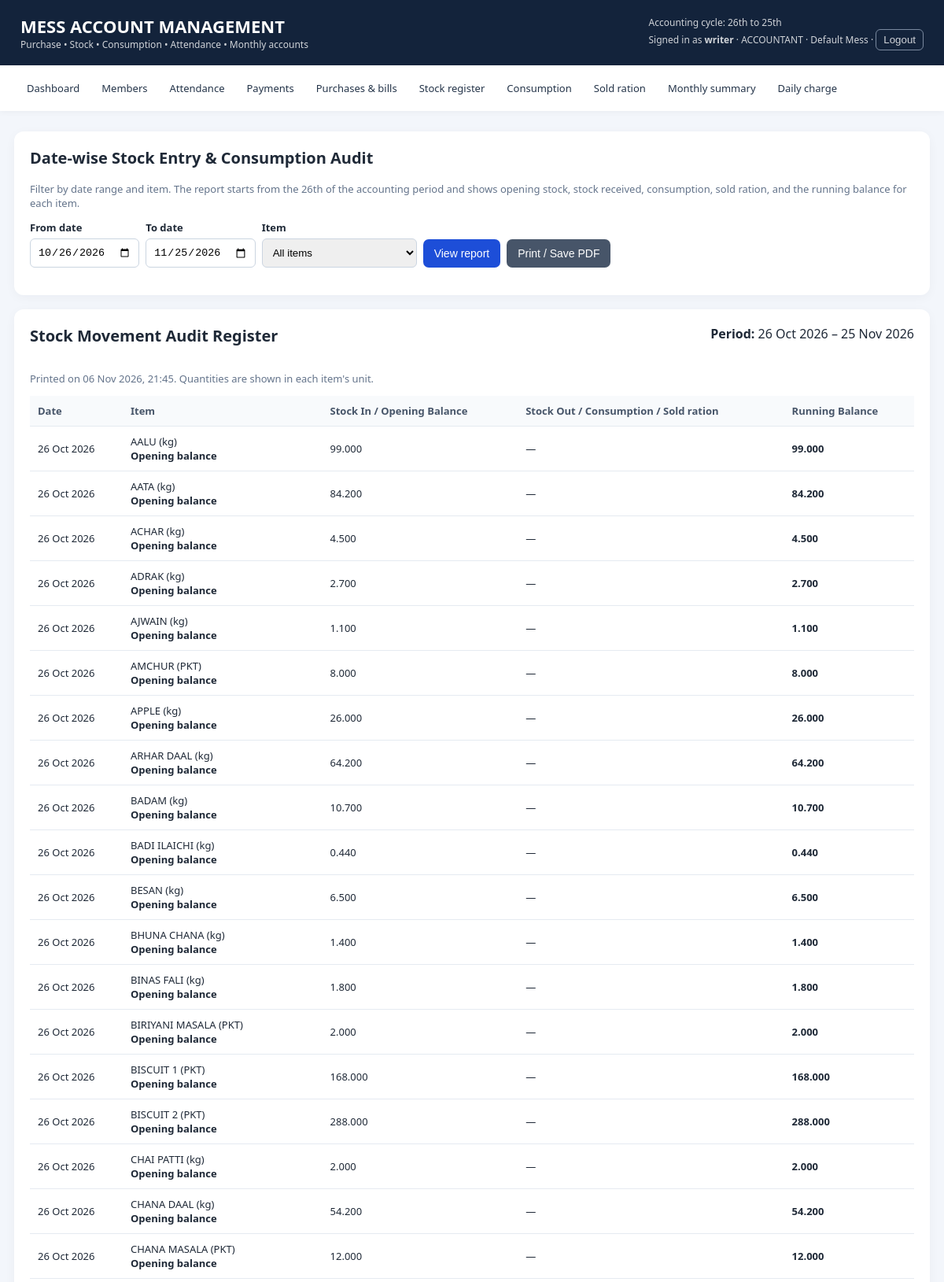
Screenshot of /stock/audit/ (signed in, upper part) with the database file from the repository.
### mess/models.py (models this page shows, shortened)
class UserMessAccess(models.Model):
    CO = "CO"
    OC = "OC"
    ACCOUNTANT = "ACCOUNTANT"
    ROLE_CHOICES = [
        (CO, "Commanding Officer (CO) – dashboards of assigned messes"),
        (OC, "Officer Commanding (OC) – dashboard of one assigned mess"),
        (ACCOUNTANT, "Accountant – full access to one assigned mess"),
    ]
    user = models.ForeignKey(settings.AUTH_USER_MODEL, on_delete=models.CASCADE, related_name="mess_accesses")
    mess = models.ForeignKey(Mess, on_delete=models.CASCADE, related_name="user_accesses")
    role = models.CharField(max_length=20, choices=ROLE_CHOICES)
    class Meta:
        constraints = [models.UniqueConstraint(fields=["user", "mess"], name="uniq_user_mess_access")]
        ordering = ["user__username", "mess__name"]

class Mess(models.Model):
    name = models.CharField(max_length=150, unique=True)
    code = models.CharField(max_length=30, unique=True, blank=True)
    address = models.TextField(blank=True)
    is_active = models.BooleanField(default=True)
    created_at = models.DateTimeField(auto_now_add=True)

class TenantModel(models.Model):
    mess = models.ForeignKey(Mess, on_delete=models.PROTECT, related_name="%(class)s_records")
    objects = TenantManager()
    all_objects = models.Manager()
    class Meta:
        abstract = True

class StockItem(TenantModel):
    name = models.CharField(max_length=150)
    unit = models.CharField(max_length=30, default="kg")
    quantity = models.DecimalField(max_digits=12, decimal_places=3, default=0)
    average_unit_cost = models.DecimalField(max_digits=12, decimal_places=2, default=0)
    reorder_level = models.DecimalField(max_digits=12, decimal_places=3, default=0)
    class Meta:
        ordering = ["name"]
        constraints = [models.UniqueConstraint(fields=["mess", "name"], name="uniq_stock_name_per_mess")]

### mess/views.py (the view, shortened to what this page needs)
# urls.py: path("stock/", login_required(views.stock), name="stock"), path("stock/print/", login_required(views.stock_print), name="stock_print"), path("stock/audit/", login_required(views.stock_audit), name="st
def stock_audit(request):
    today = timezone.localdate()
    default_start, default_end = cycle_dates(today)
    try:
        start = date.fromisoformat(request.GET.get("start", default_start.isoformat()))
        end = date.fromisoformat(request.GET.get("end", default_end.isoformat()))
    except ValueError:
        start, end = default_start, default_end
    if end < start:
        start, end = end, start
    selected_item = request.GET.get("item", "all")
    items = StockItem.objects.all()
    ledger = []
    total_added = Decimal("0")
    total_consumed = Decimal("0")
    total_addition_value = Decimal("0")
    total_consumption_value = Decimal("0")
    for item in items.order_by("name"):
        future_additions = StockAddition.objects.filter(item=item, date__gte=start).aggregate(v=Sum("quantity"))["v"] or Decimal("0")
        future_consumptions = Consumption.objects.filter(item=item, date__gte=start).aggregate(v=Sum("quantity"))["v"] or Decimal("0")
        future_sales = SoldRation.objects.filter(item=item, date__gte=start).aggregate(v=Sum("quantity"))["v"] or Decimal("0")
        balance = item.quantity - future_additions + future_consumptions + future_sales
        ledger.append({"date": start, "item": item, "kind": "Opening balance", "is_opening": True, "quantity_in": balance, "quantity_out": Decimal("0"), "unit_cost": item.average_unit_cost, "value": Decimal("0"), "balance": balance, "notes": ""})
        movements = []
        for addition in StockAddition.objects.filter(item=item, date__range=(start, end)).order_by("date", "id"):
            movements.append({"date": addition.date, "sort_id": addition.id, "item": item, "kind": "Stock entry", "is_opening": False, "quantity_in": addition.quantity, "quantity_out": Decimal("0"), "unit_cost": addition.unit_cost, "value": addition.total_cost, "notes": addition.notes})
        for issue in Consumption.objects.filter(item=item, date__range=(start, end)).order_by("date", "id"):
            movements.append({"date": issue.date, "sort_id": issue.id, "item": item, "kind": "Consumption", "is_opening": False, "quantity_in": Decimal("0"), "quantity_out": issue.quantity, "unit_cost": issue.unit_cost_at_issue, "value": issue.total_cost, "notes": issue.remarks})
        for sale in SoldRation.objects.filter(item=item, date__range=(start, end)).order_by("date", "id"):
            movements.append({"date": sale.date, "sort_id": sale.id, "item": item, "kind": "Sold ration", "is_opening": False, "quantity_in": Decimal("0"), "quantity_out": sale.quantity, "unit_cost": sale.unit_price, "value": sale.total_amount, "notes": sale.name})
        movements.sort(key=lambda r: (r["date"], 0 if r["kind"] == "Stock entry" else (1 if r["kind"] == "Consumption" else 2), r["sort_id"]))
    ledger.sort(key=lambda r: (r["item"].name.lower(), r["date"], 0 if r.get("is_opening") else 1))
    context = {
        "start": start, "end": end, "items": StockItem.objects.all(),
        "selected_item": selected_item, "ledger": ledger,
        "total_added": total_added, "total_consumed": total_consumed,
        "total_addition_value": total_addition_value,
        "total_consumption_value": total_consumption_value,
        "printed_at": timezone.localtime(),
    }
    return render(request, "mess/stock_audit.html", context)

### mess/models.py (called while the page is built)
def set_tenant_context(scope, active_mess_id=None):
    return (_tenant_scope.set(scope), _active_mess_id.set(active_mess_id))

def reset_tenant_context(tokens):
    _tenant_scope.reset(tokens[0])
    _active_mess_id.reset(tokens[1])

    def get_queryset(self):
        qs = super().get_queryset()
        scope = _tenant_scope.get()
        if scope is not None:
            return qs.filter(mess_id__in=scope)
        return qs

### mess/views.py (called while the page is built)
def cycle_dates(value):
    if value.day >= 26:
        start = value.replace(day=26)
        next_month = (value.replace(day=28) + timedelta(days=4)).replace(day=1)
        end = next_month.replace(day=25)
    else:
        prev_month_last = value.replace(day=1) - timedelta(days=1)
        start = prev_month_last.replace(day=26)
        end = value.replace(day=25)
    return start, end

### mess/templates/mess/stock_audit.html (shortened to what this page needs)
{% extends 'mess/base.html' %}
{% block content %}
<div class="panel no-print">
  <h2>Date-wise Stock Entry & Consumption Audit</h2>
  <p class="muted">Filter by date range and item. The report starts from the 26th of the accounting period and shows opening stock, stock received, consumption, sold ration, and the running balance for each item.</p>
  <form method="get" class="actions" style="align-items:end">
    <div><label for="start">From date</label><input id="start" type="date" name="start" value="{{ start|date:'Y-m-d' }}" required></div>
    <div><label for="end">To date</label><input id="end" type="date" name="end" value="{{ end|date:'Y-m-d' }}" required></div>
    <div><label for="item">Item</label><select id="item" name="item"><option value="all" {% if selected_item == 'all' %}selected{% endif %}>All items</option></select></div>
    <button class="btn" type="submit">View report</button>
    <button class="btn secondary" type="button" onclick="window.print()">Print / Save PDF</button>
  </form>
</div>
<div class="panel">
  <div class="actions"><h2 style="margin-right:auto">Stock Movement Audit Register</h2><div><strong>Period:</strong> {{ start|date:'d M Y' }} – {{ end|date:'d M Y' }}</div></div>
  <p class="muted">Printed on {{ printed_at|date:'d M Y, H:i' }}. Quantities are shown in each item's unit.</p>
  <div class="table-wrap"><table>
    <thead><tr><th>Date</th><th>Item</th><th>Stock In / Opening Balance</th><th>Stock Out / Consumption / Sold ration</th><th>Running Balance</th></tr></thead>
    <tbody>{% for r in ledger %}<tr>
      <td>{{ r.date|date:'d M Y' }}</td>
      <td>{{ r.item.name }} ({{ r.item.unit }}){% if r.is_opening %}<br><strong>Opening balance</strong>{% endif %}</td>
      <td>{% if r.quantity_in %}{{ r.quantity_in|floatformat:3 }}{% else %}—{% endif %}</td>
      <td>{% if r.quantity_out %}{{ r.quantity_out|floatformat:3 }}{% else %}—{% endif %}</td>
      <td><strong>{{ r.balance|floatformat:3 }}</strong></td>
    </tr>{% empty %}<tr><td colspan="7">No stock items or movements found for this report.</td></tr>{% endfor %}</tbody>
  </table></div>
</div>
{% endblock %}

### mess/templates/mess/base.html (shortened to what this page needs)
<!doctype html><html lang="en"><head><meta charset="utf-8"><meta name="viewport" content="width=device-width, initial-scale=1"><title>{% block title %}Mess Accounts{% endblock %}</title></head><body><header><div><h1>MESS ACCOUNT MANAGEMENT</h1><div class="sub">Purchase • Stock • Consumption • Attendance • Monthly accounts</div></div><div class="sub">Accounting cycle: 26th to 25th<br>{% if request.user.is_authenticated %}Signed in as <strong>{{ request.user.username }}</strong>{% if request.mess_role %} · {{ request.mess_role }}{% endif %}{% if request.active_mess %} · {{ request.active_mess.name }}{% endif %} · <form method="post" action="{% url 'logout' %}" style="display:inline">{% csrf_token %}<button type="submit" style="background:transparent;color:white;border:1px solid #94a3b8;border-radius:6px;padding:5px 9px;cursor:pointer">Logout</button></form>{% endif %}</div></header><nav><a href="/">Dashboard</a>{% if request.mess_role == "ACCOUNTANT" or request.mess_role == "SUPERUSER" %}<a href="/members/">Members</a><a href="/attendance/">Attendance</a><a href="/payments/">Payments</a><a href="/purchases/">Purchases & bills</a><a href="/stock/">Stock register</a><a href="/consumption/">Consumption</a><a href="/sold-ration/">Sold ration</a><a href="/summary/">Monthly summary</a><a href="/settings/">Daily charge</a>{% endif %}{% if request.user.is_superuser %}<a href="/admin/">Admin / User mapping</a>{% endif %}</nav>
<main>{% if messages %}<ul class="messages">{% for message in messages %}<li>{{ message }}</li>{% endfor %}</ul>{% endif %}{% block content %}{% endblock %}</main></body></html>

### mess/templates/mess/base.html (style rules this page uses)
:root { --navy:#13233b;--blue:#1d4ed8;--bg:#f3f6fb;--text:#1f2937 }
* { box-sizing:border-box }
body { margin:0;font-family:Segoe UI,Arial,sans-serif;background:var(--bg);color:var(--text) }
header { background:var(--navy);color:white;padding:18px 26px;display:flex;justify-content:space-between;align-items:center;gap:12px;flex-wrap:wrap }
header h1 { margin:0;font-size:22px }
.sub { font-size:12px;opacity:.8 }
nav { background:#fff;padding:12px 24px;display:flex;gap:8px;flex-wrap:wrap;box-shadow:0 2px 8px #0000000a }
nav a { color:#243449;text-decoration:none;padding:8px 10px;border-radius:7px;font-size:13px }
main { max-width:1200px;margin:26px auto;padding:0 18px }
.panel,.metric { background:white;border-radius:12px;padding:20px;box-shadow:0 3px 14px #12233b0a;margin-bottom:18px }
h2 { margin-top:0;font-size:20px }
table { border-collapse:collapse;width:100%;background:#fff }
th,td { text-align:left;padding:10px;border-bottom:1px solid #e5eaf1;font-size:13px }
th { background:#f8fafc;color:#475569 }
.table-wrap { overflow:auto }
.btn { display:inline-block;background:var(--blue);color:white;border:0;border-radius:7px;padding:10px 14px;text-decoration:none;cursor:pointer;font-size:14px }
.btn.secondary { background:#475569 }
.form-control,input,select { padding:9px;border:1px solid #cbd5e1;border-radius:6px;max-width:100% }
label { font-size:13px;font-weight:600;display:block;margin-bottom:5px }
.actions { display:flex;gap:8px;flex-wrap:wrap;margin-bottom:15px }
.muted { color:#64748b;font-size:13px }

### rows the page displays
UserMessAccess: mess_role "ACCOUNTANT"
Mess: active_mess.name "Default Mess"
StockItem: date "26 Oct 2026", item.name "AALU", item.unit "kg", shows "Opening balance", quantity_in "99.000", balance "99.000"
StockItem: date "26 Oct 2026", item.name "AATA", item.unit "kg", shows "Opening balance", quantity_in "84.200", balance "84.200"
StockItem: date "26 Oct 2026", item.name "ACHAR", item.unit "kg", shows "Opening balance", quantity_in "4.500", balance "4.500"
StockItem: date "26 Oct 2026", item.name "ADRAK", item.unit "kg", shows "Opening balance", quantity_in "2.700", balance "2.700"
StockItem: date "26 Oct 2026", item.name "AJWAIN", item.unit "kg", shows "Opening balance", quantity_in "1.100", balance "1.100"
StockItem: date "26 Oct 2026", item.name "AMCHUR", item.unit "PKT", shows "Opening balance", quantity_in "8.000", balance "8.000"
StockItem: date "26 Oct 2026", item.name "APPLE", item.unit "kg", shows "Opening balance", quantity_in "26.000", balance "26.000"
StockItem: date "26 Oct 2026", item.name "ARHAR DAAL", item.unit "kg", shows "Opening balance", quantity_in "64.200", balance "64.200"
StockItem: date "26 Oct 2026", item.name "BADAM", item.unit "kg", shows "Opening balance", quantity_in "10.700", balance "10.700"
StockItem: date "26 Oct 2026", item.name "BADI ILAICHI", item.unit "kg", shows "Opening balance", quantity_in "0.440", balance "0.440"
StockItem: date "26 Oct 2026", item.name "BESAN", item.unit "kg", shows "Opening balance", quantity_in "6.500", balance "6.500"
StockItem: date "26 Oct 2026", item.name "BHUNA CHANA", item.unit "kg", shows "Opening balance", quantity_in "1.400", balance "1.400"
StockItem: date "26 Oct 2026", item.name "BINAS FALI", item.unit "kg", shows "Opening balance", quantity_in "1.800", balance "1.800"
StockItem: date "26 Oct 2026", item.name "BIRIYANI MASALA", item.unit "PKT", shows "Opening balance", quantity_in "2.000", balance "2.000"
StockItem: date "26 Oct 2026", item.name "BISCUIT 1", item.unit "PKT", shows "Opening balance", quantity_in "168.000", balance "168.000"
StockItem: date "26 Oct 2026", item.name "BISCUIT 2", item.unit "PKT", shows "Opening balance", quantity_in "288.000", balance "288.000"
StockItem: date "26 Oct 2026", item.name "CHAI PATTI", item.unit "kg", shows "Opening balance", quantity_in "2.000", balance "2.000"
StockItem: date "26 Oct 2026", item.name "CHANA DAAL", item.unit "kg", shows "Opening balance", quantity_in "54.200", balance "54.200"
StockItem: date "26 Oct 2026", item.name "CHANA MASALA", item.unit "PKT", shows "Opening balance", quantity_in "12.000", balance "12.000"

### other values shown
{{ request.user.username }} "writer"
{{ start|date:'d M Y' }} "26 Oct 2026"
{{ end|date:'d M Y' }} "25 Nov 2026"
{{ printed_at|date:'d M Y, H:i' }} "06 Nov 2026, 21:45"
